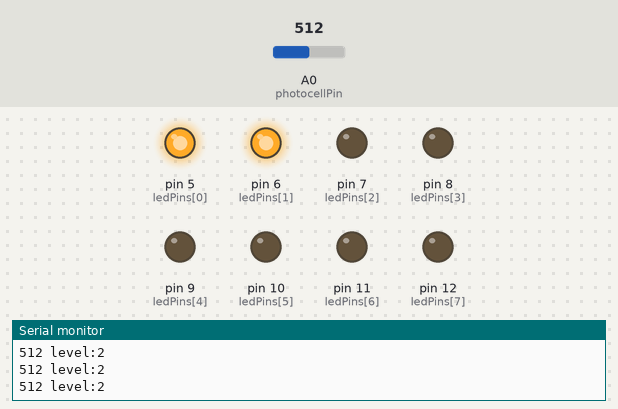
Recording of a sketch running on a simulated Arduino Uno, built with avr-gcc and run on an emulated ATmega328P. Shown: output pins drawn as LEDs (lit = HIGH), the last lines printed to the serial monitor. The inputs (shaded band) are chosen by the test bench; at power-on: A0 (photocellPin) = 512.

Above: at 1.2 s.
1.3 s: A0 (photocellPin) set to 492
4.3 s: A0 (photocellPin) set to 459
At 5.3 s:
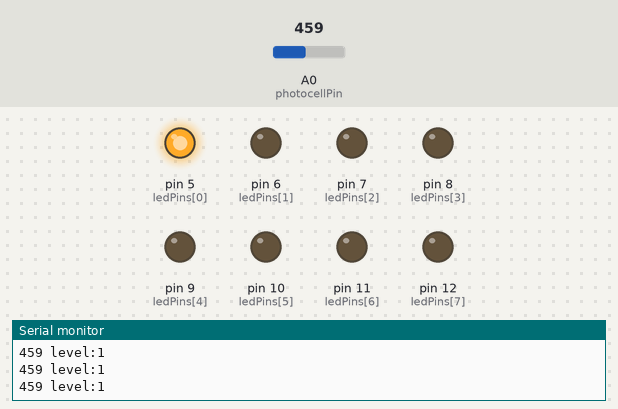
5.8 s: A0 (photocellPin) set to 394
7.3 s: A0 (photocellPin) set to 379
At 7.6 s:
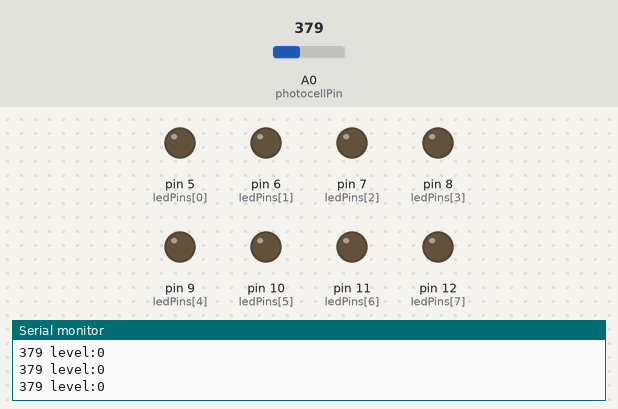
8.8 s: A0 (photocellPin) set to 716
At 10.0 s:
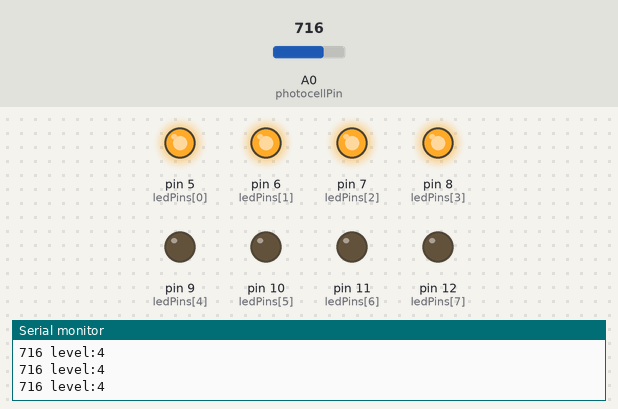
10.3 s: A0 (photocellPin) set to 665
13.3 s: A0 (photocellPin) set to 631
At 14.7 s:
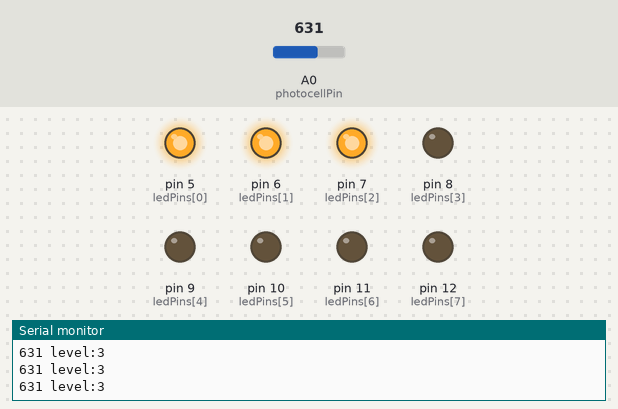
Timing chart, 0 to 15.8 s (numbered marks = the images above; inputs shaded):
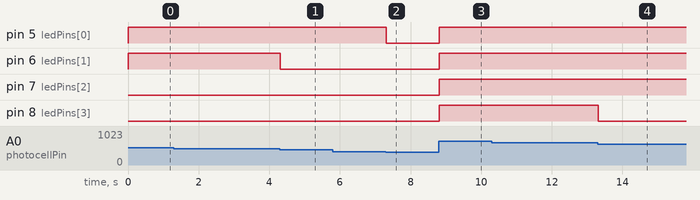

The sketch:

photoTest.ino
```cpp
//www.RobotLinking.com
//2015.5.7
/*
  Bargraph sketch

 Turns on a series of LEDs proportional to a value of an analog sensor.
 Six LEDs are controlled but you can change the number of LEDs by changing
 the value of NbrLEDs and adding the pins to the ledPins array
 */

const int NbrLEDs = 8;
const int ledPins[] = { 5, 6, 7, 8, 9, 10, 11, 12};
const int photocellPin = A0;
int sensorValue = 0;        // value read from the sensor
int ledLevel = 0;           // sensor value converted into LED 'bars'

void setup() {
  for (int led = 0; led < NbrLEDs; led++)
  {
    pinMode(ledPins[led], OUTPUT);// make all the LED pins outputs
  }
  Serial.begin(9600);
}

void loop() {

  sensorValue = analogRead(photocellPin);
  Serial.print(sensorValue);
  ledLevel = map(sensorValue, 300, 1000, 0, NbrLEDs);  // map to the number of LEDs
  Serial.print(" level:");
  Serial.print(ledLevel);
  for (int led = 0; led < NbrLEDs; led++)
  {
    if (led < ledLevel ) {
      digitalWrite(ledPins[led], HIGH);     // turn on pins less than the level
    }
    else {
      digitalWrite(ledPins[led],LOW);      // turn off pins higher than
                                                // the level
    }
  }
  Serial.println();
}
```

Measured:
- the behaviour switches between 475 and 474 on A0 (photocellPin) (found by bisection; images 0 and 1)
- the behaviour switches between 388 and 387 on A0 (photocellPin) (found by bisection; images 1 and 2)
- the behaviour switches between 650 and 649 on A0 (photocellPin) (found by bisection; images 3 and 4)
- after the input at 4.3 s, pin 6 (ledPins[1]): HIGH → LOW at once
- after the input at 7.3 s, pin 5 (ledPins[0]): HIGH → LOW at once
- after the input at 8.8 s, pin 5 (ledPins[0]), pin 6 (ledPins[1]), pin 7 (ledPins[2]), pin 8 (ledPins[3]): LOW → HIGH at once
- after the input at 13.3 s, pin 8 (ledPins[3]): HIGH → LOW at once
